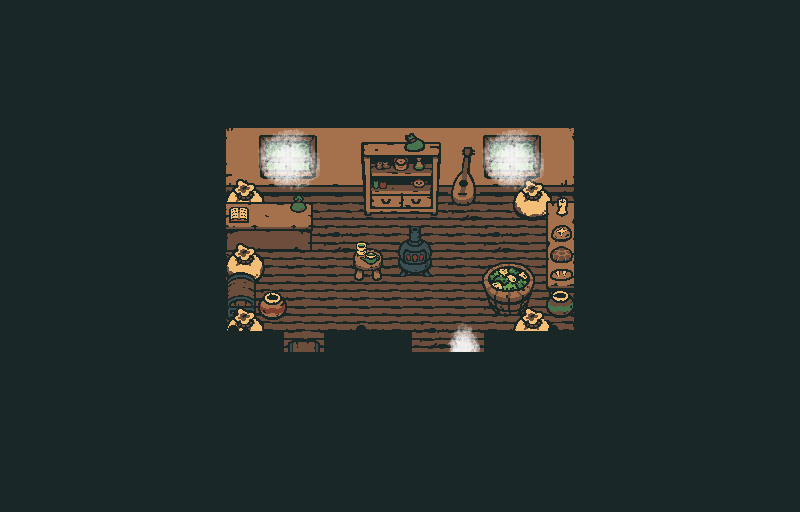

Below is a game level as drawn by its tile map, then a one-line description and the .tmx that defines it (tile-layer data replaced by summaries):
An orthogonal 25x16 tile map with 32x32 px tiles, 5 tile layers (FLOOR, MIDDLE, ABOVE, LIGHT, ...), 3 tilesets and 35 objects (6x text, 2x cat, wood, portal, shopkeep, ...).

<map version="1.2" tiledversion="1.2.3" orientation="orthogonal" renderorder="right-down" width="25" height="16" tilewidth="32" tileheight="32" infinite="0" nextlayerid="10" nextobjectid="236">
 <tileset firstgid="1" source="tilesets/objects.tsx" />
 <tileset firstgid="9" source="tilesets/shop.tsx" />
 <tileset firstgid="265" source="tilesets/light.tsx" />
 <layer id="1" name="FLOOR" width="25" height="16">
  <data>[400 cells, 384 non-empty, 13 distinct tile ids]</data>
 </layer>
 <layer id="2" name="MIDDLE" width="25" height="16">
  <data>[400 cells, 50 non-empty, 34 distinct tile ids]</data>
 </layer>
 <layer id="3" name="ABOVE" width="25" height="16">
  <data>[400 cells, 22 non-empty, 15 distinct tile ids]</data>
 </layer>
 <layer id="9" name="LIGHT" width="25" height="16">
  <data>[400 cells, 9 non-empty, 5 distinct tile ids]</data>
 </layer>
 <layer id="4" name="OVERHEAD" width="25" height="16">
  <data>[400 cells, 331 non-empty, 5 distinct tile ids]</data>
 </layer>
 <objectgroup id="5" name="SLOPES" />
 <objectgroup color="#32e3c6" id="6" name="TERRAIN" visible="0">
  <object id="224" name="wood" x="216" y="120" width="368" height="240" />
 </objectgroup>
 <objectgroup color="#50734a" id="7" name="COLLISION" opacity="0.5">
  <object id="166" x="0" y="0" width="224" height="576" />
  <object id="167" x="224" y="0" width="352" height="192" />
  <object id="168" x="576" y="0" width="192" height="576" />
  <object id="169" x="480" y="360" width="96" height="216" />
  <object id="171" x="224" y="360" width="224" height="216" />
  <object id="188" x="448" y="392" width="32" height="184" />
  <object id="204" x="224" y="216" width="88" height="32" />
  <object id="206" x="480" y="344" width="96" height="16" />
  <object id="207" x="224" y="344" width="192" height="16" />
  <object id="208" x="224" y="248" width="40" height="96" />
  <object id="209" x="544" y="216" width="32" height="104" />
  <object id="210" x="360" y="192" width="80" height="24" />
  <object id="212" x="512" y="320" width="64" height="24" />
  <object id="221" x="352" y="256" width="80" height="24" />
  <object id="222" x="480" y="280" width="64" height="40" />
  <object id="228" x="256" y="288" width="32" height="32" />
  <object id="229" x="440" y="192" width="40" height="16" />
  <object id="233" x="512" y="192" width="64" height="32" />
 </objectgroup>
 <objectgroup id="8" name="ENTITIES" opacity="0.64">
  <object id="172" name="portal" gid="6" x="448" y="392" width="32" height="32">
   <properties>
    <property name="DEST" value="FOREST,62,39" />
    <property name="DOOR" value="" />
    <property name="TYPE" value="PORTAL" />
   </properties>
  </object>
  <object id="186" name="shopkeep" gid="1" x="264" y="216" width="32" height="24">
   <properties>
    <property name="DIALOGUE" value="shopkeeper" />
    <property name="ID" value="SHOPKEEPER" />
    <property name="IMAGE" value="shopkeeper" />
    <property name="INTERACTYDISP" value="-32" />
    <property name="TYPE" value="NPC" />
   </properties>
  </object>
  <object id="203" name="text" gid="1" x="488" y="312" width="40" height="32">
   <properties>
    <property name="TEXT">It's full of some strange vegetables.
They're weirdly shaped but smell nice and fresh.</property>
    <property name="TYPE" value="DESC" />
   </properties>
  </object>
  <object id="214" name="text" gid="1" x="352" y="280" width="32" height="24">
   <properties>
    <property name="DIALOGUE" value="tea" />
    <property name="TYPE" value="DIALOGUEDESC" />
   </properties>
  </object>
  <object id="215" name="text" gid="1" x="544" y="296" width="32" height="64">
   <properties>
    <property name="TEXT">Freshly baked bread.
Ohhh, it smells really tasty...</property>
    <property name="TYPE" value="DESC" />
   </properties>
  </object>
  <object id="216" name="text" gid="1" x="368" y="216" width="64" height="48">
   <properties>
    <property name="TEXT">Various strange items fill this shelf.
It looks like equipment for travellers.</property>
    <property name="TYPE" value="DESC" />
   </properties>
  </object>
  <object id="218" name="text" gid="1" x="400" y="280" width="32" height="32">
   <properties>
    <property name="TEXT" value="Some wood crackles in this iron stove. It keeps this shop nice and toasty." />
    <property name="TYPE" value="DESC" />
   </properties>
  </object>
  <object id="223" name="text" gid="1" x="272" y="216" width="32" height="24">
   <properties>
    <property name="TEXT" value="(Psst... you're supposed to stand in front of the counter.)" />
    <property name="TYPE" value="DESC" />
   </properties>
  </object>
  <object id="225" name="smoke" gid="3" x="400" y="232" width="32" height="32">
   <properties>
    <property name="DURATION" value="60" />
    <property name="GRAPHIC" value="smoke" />
    <property name="INTERVAL" value="66" />
    <property name="TYPE" value="emitter" />
   </properties>
  </object>
  <object id="226" name="cat" gid="1" x="488" y="280" width="32" height="24">
   <properties>
    <property name="APPEAR" value="!ENTERED_SHRINE" />
    <property name="DIALOGUE" value="cat" />
    <property name="ID" value="CAT" />
    <property name="IMAGE" value="cat" />
    <property name="TYPE" value="NPC" />
   </properties>
  </object>
  <object id="227" name="entered trigger" gid="1" x="416" y="360" width="64" height="32">
   <properties>
    <property name="DIALOGUE" value="entered_shop" />
    <property name="TYPE" value="DIALOGUE_TRIGGER" />
   </properties>
  </object>
  <object id="230" name="instrument" gid="5" x="448" y="208" width="32" height="32">
   <properties>
    <property name="SFX" value="lute" />
    <property name="TYPE" value="INSTRUMENT" />
   </properties>
  </object>
  <object id="231" name="yokey painting" gid="1" x="324" y="184" width="32" height="48">
   <properties>
    <property name="ID" value="ghost" />
    <property name="TEXT">This painting is of a cheerful girl.
It looks like the backdrop is of a shrine.</property>
    <property name="TYPE" value="PAINTING" />
   </properties>
  </object>
  <object id="232" name="fire audio" gid="5" x="408" y="280" width="32" height="32">
   <properties>
    <property name="AUDIO" value="crackling" />
    <property name="ID" value="CRACKLING" />
    <property name="TYPE" value="AUDIO" />
   </properties>
  </object>
  <object id="234" name="cat" gid="1" x="472" y="240" width="24" height="24">
   <properties>
    <property name="APPEAR" value="FOUND_FLAME" />
    <property name="DIALOGUE" value="cat" />
    <property name="ID" value="CAT" />
    <property name="IMAGE" value="cat_frost" />
    <property name="TYPE" value="NPC" />
   </properties>
  </object>
  <object id="235" name="friend" gid="1" x="496" y="240" width="24" height="24">
   <properties>
    <property name="APPEAR" value="FOUND_FLAME" />
    <property name="DIALOGUE" value="cat" />
    <property name="ID" value="FRIEND" />
    <property name="IMAGE" value="friend_frost" />
    <property name="TYPE" value="NPC" />
   </properties>
  </object>
 </objectgroup>
</map>
